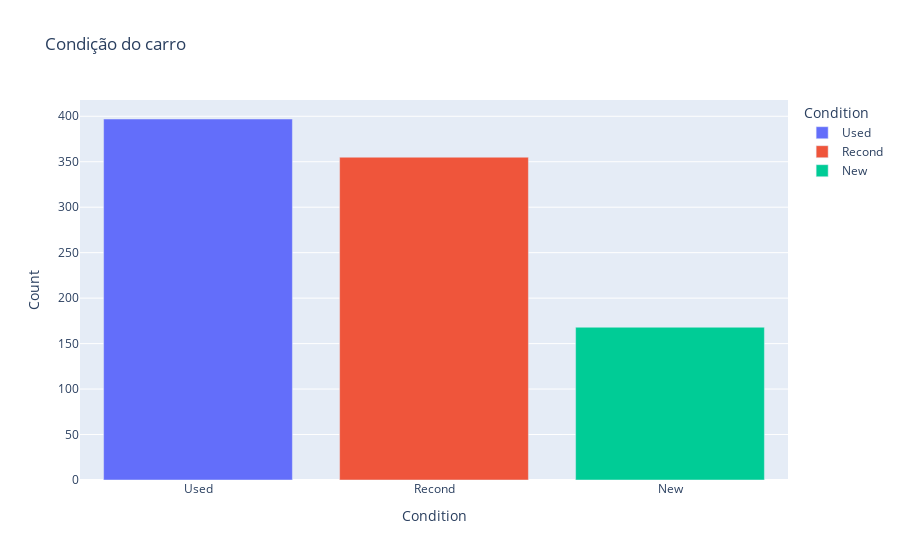

The cell this chart's notebook holds for it:
### Code cell
#Condição do carro

c = df["Condition"].value_counts().reset_index()
c.columns = ["Condition","Count"]
fig = px.bar(c,x="Condition",y="Count",color="Condition",title="Condições do carro")
fig.show("png")

### Figure 1 — Plotly figure (JSON) as saved in the notebook; plotly's stock layout.template omitted (floating-point values rounded to 4 significant figures)
{"data": [{"alignmentgroup": "True", "hovertemplate": "Condition=%{x}<br>Count=%{y}<extra></extra>", "legendgroup": "Used", "marker": {"color": "#636efa", "pattern": {"shape": ""}}, "name": "Used", "offsetgroup": "Used", "orientation": "v", "showlegend": true, "textposition": "auto", "type": "bar", "x": ["Used"], "xaxis": "x", "y": [397], "yaxis": "y"}, {"alignmentgroup": "True", "hovertemplate": "Condition=%{x}<br>Count=%{y}<extra></extra>", "legendgroup": "Recond", "marker": {"color": "#EF553B", "pattern": {"shape": ""}}, "name": "Recond", "offsetgroup": "Recond", "orientation": "v", "showlegend": true, "textposition": "auto", "type": "bar", "x": ["Recond"], "xaxis": "x", "y": [355], "yaxis": "y"}, {"alignmentgroup": "True", "hovertemplate": "Condition=%{x}<br>Count=%{y}<extra></extra>", "legendgroup": "New", "marker": {"color": "#00cc96", "pattern": {"shape": ""}}, "name": "New", "offsetgroup": "New", "orientation": "v", "showlegend": true, "textposition": "auto", "type": "bar", "x": ["New"], "xaxis": "x", "y": [168], "yaxis": "y"}], "layout": {"barmode": "relative", "legend": {"title": {"text": "Condition"}, "tracegroupgap": 0}, "title": {"text": "Condição do carro"}, "xaxis": {"anchor": "y", "categoryarray": ["Used", "Recond", "New"], "categoryorder": "array", "domain": [0, 1], "title": {"text": "Condition"}}, "yaxis": {"anchor": "x", "domain": [0, 1], "title": {"text": "Count"}}}}
